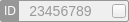
<?xml version="1.0" encoding="UTF-8"?>
<ui version="4.0">
 <class>webinarIdWdg</class>
 <widget class="QWidget" name="webinarIdWdg">
  <property name="geometry">
   <rect>
    <x>0</x>
    <y>0</y>
    <width>129</width>
    <height>22</height>
   </rect>
  </property>
  <property name="windowTitle">
   <string>Form</string>
  </property>
  <property name="styleSheet">
   <string notr="true">#webinarIdWdg{
border-radius:2px;
border:1px solid rgba(151,151,151,1);
	
}</string>
  </property>
  <layout class="QHBoxLayout" name="horizontalLayout">
   <property name="spacing">
    <number>3</number>
   </property>
   <property name="leftMargin">
    <number>1</number>
   </property>
   <property name="topMargin">
    <number>1</number>
   </property>
   <property name="rightMargin">
    <number>3</number>
   </property>
   <property name="bottomMargin">
    <number>1</number>
   </property>
   <item>
    <widget class="QLabel" name="labIcon">
     <property name="minimumSize">
      <size>
       <width>18</width>
       <height>0</height>
      </size>
     </property>
     <property name="maximumSize">
      <size>
       <width>18</width>
       <height>16777215</height>
      </size>
     </property>
     <property name="styleSheet">
      <string notr="true">background:rgba(151,151,151,255);
font: 14px &quot;微软雅黑&quot;;
color:rgba(255,255,255,255);</string>
     </property>
     <property name="text">
      <string>ID</string>
     </property>
     <property name="alignment">
      <set>Qt::AlignCenter</set>
     </property>
    </widget>
   </item>
   <item>
    <spacer name="horizontalSpacer_2">
     <property name="orientation">
      <enum>Qt::Horizontal</enum>
     </property>
     <property name="sizeType">
      <enum>QSizePolicy::Fixed</enum>
     </property>
     <property name="sizeHint" stdset="0">
      <size>
       <width>7</width>
       <height>20</height>
      </size>
     </property>
    </spacer>
   </item>
   <item>
    <widget class="QLabel" name="labId">
     <property name="sizePolicy">
      <sizepolicy hsizetype="Expanding" vsizetype="Preferred">
       <horstretch>0</horstretch>
       <verstretch>0</verstretch>
      </sizepolicy>
     </property>
     <property name="maximumSize">
      <size>
       <width>117</width>
       <height>16777215</height>
      </size>
     </property>
     <property name="styleSheet">
      <string notr="true">font-size:14px;
color:#999999;</string>
     </property>
     <property name="text">
      <string>23456789</string>
     </property>
     <property name="alignment">
      <set>Qt::AlignCenter</set>
     </property>
    </widget>
   </item>
   <item>
    <spacer name="horizontalSpacer">
     <property name="orientation">
      <enum>Qt::Horizontal</enum>
     </property>
     <property name="sizeHint" stdset="0">
      <size>
       <width>40</width>
       <height>20</height>
      </size>
     </property>
    </spacer>
   </item>
   <item>
    <widget class="QPushButton" name="pushButton">
     <property name="minimumSize">
      <size>
       <width>14</width>
       <height>14</height>
      </size>
     </property>
     <property name="maximumSize">
      <size>
       <width>14</width>
       <height>14</height>
      </size>
     </property>
     <property name="styleSheet">
      <string notr="true">border-image: url(:/toolWidget/img/toolWidget/copy.png);</string>
     </property>
     <property name="text">
      <string/>
     </property>
    </widget>
   </item>
  </layout>
 </widget>
 <resources>
  <include location="../Project/MainUI.qrc"/>
  <include location="../../VhallLive/project/VhallLive.qrc"/>
 </resources>
 <connections/>
</ui>
